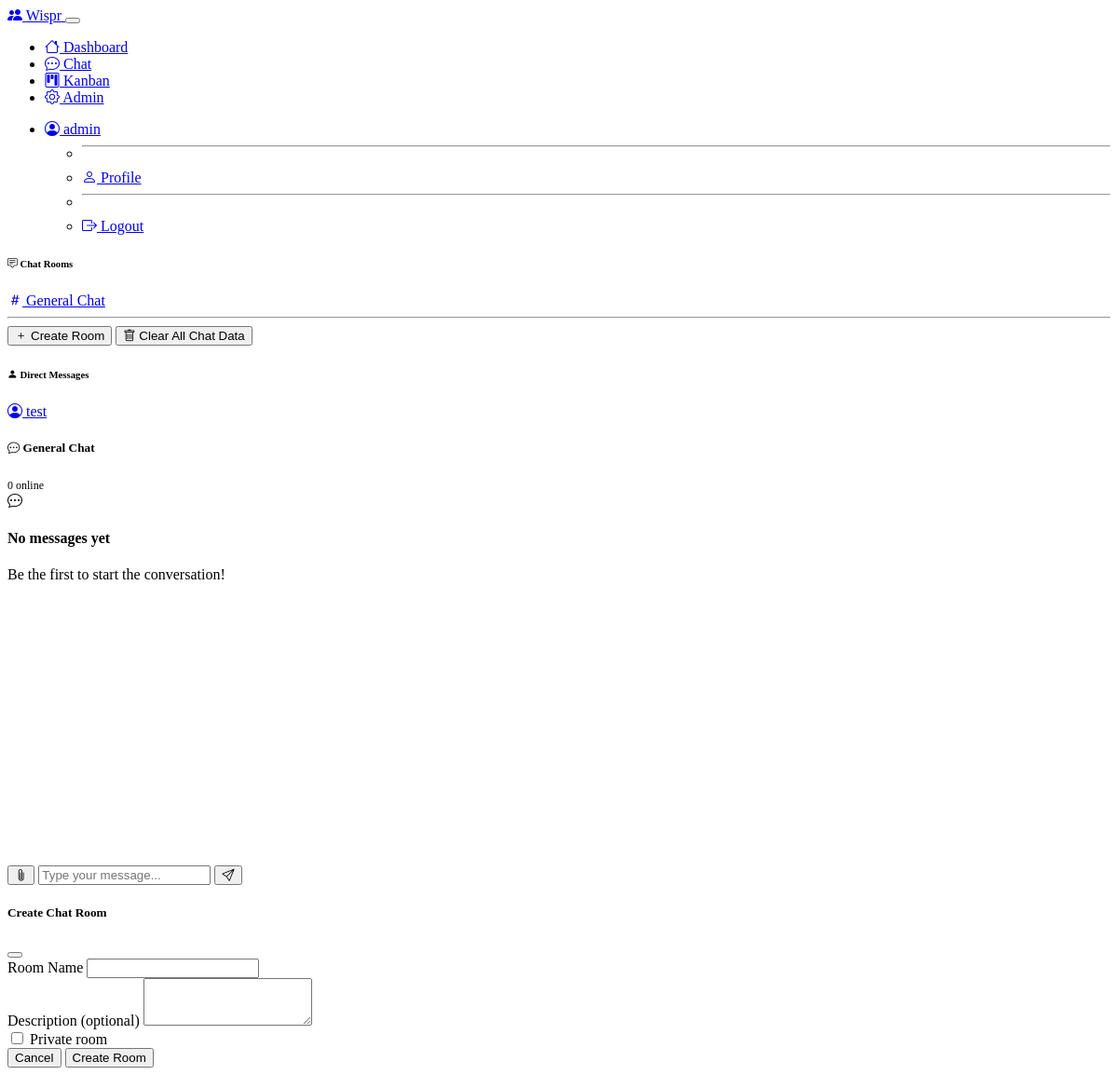
The page /chat (signed in) on the database its author committed.
### models.py (models this page shows, shortened)
class User(db.Model):
    id = db.Column(db.Integer, primary_key=True)
    username = db.Column(db.String(64), unique=True, nullable=False)
    email = db.Column(db.String(120), unique=True, nullable=False)
    password_hash = db.Column(db.String(256), nullable=False)
    is_admin = db.Column(db.Boolean, default=False)
    created_at = db.Column(db.DateTime, default=datetime.utcnow)
    profile_pic = db.Column(db.String(255), nullable=True)  # Filename of profile picture
    status = db.Column(db.String(16), default='online')  # online, away, dnd, offline
    messages = db.relationship('ChatMessage', foreign_keys='ChatMessage.user_id', backref='author', lazy='dynamic', overlaps="sent_messages")
    tasks = db.relationship('Task', foreign_keys='Task.user_id', backref='creator', lazy='dynamic')
    assigned_tasks = db.relationship('Task', foreign_keys='Task.assigned_to', lazy='dynamic')
    sent_messages = db.relationship('ChatMessage', foreign_keys='ChatMessage.user_id', lazy='dynamic', overlaps="messages,author")
    received_messages = db.relationship('ChatMessage', foreign_keys='ChatMessage.recipient_id', backref='recipient', lazy='dynamic')

class ChatRoom(db.Model):
    id = db.Column(db.Integer, primary_key=True)
    name = db.Column(db.String(100), unique=True, nullable=False)
    description = db.Column(db.Text)
    is_private = db.Column(db.Boolean, default=False)
    created_by = db.Column(db.Integer, db.ForeignKey('user.id'), nullable=False)
    created_at = db.Column(db.DateTime, default=datetime.utcnow)
    messages = db.relationship('ChatMessage', backref='room', lazy='dynamic')
    creator = db.relationship('User', backref='created_rooms')

### routes.py (the view, shortened to what this page needs)
@app.route('/chat', methods=['GET', 'POST'])
@login_required
def chat():
    general_room = ChatRoom.query.filter_by(name='General Chat').first()
    chat_rooms = ChatRoom.query.filter_by(is_private=False).order_by(
        ChatRoom.name == 'General Chat').all()
    users = User.query.filter(User.id != session['user_id']).all()
    return render_template('chat.html', chat_rooms=chat_rooms, users=users)

### app.py (called while the page is built)
@app.context_processor
def inject_csrf_token():
    from flask_wtf.csrf import generate_csrf
    return dict(csrf_token=generate_csrf)

### routes.py (called while the page is built)
def login_required(f):
    from functools import wraps
    @wraps(f)
    def decorated_function(*args, **kwargs):
        if 'user_id' not in session:
            return redirect(url_for('login'))
        return f(*args, **kwargs)
    return decorated_function

@app.context_processor
def inject_user():
    if 'user_id' in session:
        user = User.query.get(session['user_id'])
        return dict(current_user=user)
    return dict(current_user=None)

### templates/chat.html (shortened to what this page needs)
{% extends "base.html" %}
{% block content %}
<div class="row">
    <div class="col-md-3">
        <div class="card mb-4">
            <div class="card-header">
                <h6><i class="bi bi-chat-square-text"></i> Chat Rooms</h6>
            </div>
            <div class="card-body p-2">
                <div class="list-group list-group-flush">
                    {% for room in chat_rooms %}
                    <div class="list-group-item list-group-item-action d-flex justify-content-between align-items-center {% if room.name == 'General Chat' %}active{% endif %}" data-room="{{ room.id if room.name != 'General Chat' else 'general' }}">
                        <a href="#" class="flex-grow-1 text-decoration-none text-reset" onclick="switchRoom('{{ 'general' if room.name == 'General Chat' else room.id }}', '{{ room.name }}')">
                            <i class="bi bi-hash"></i> {{ room.name }}
                        </a>
                    </div>
                    {% endfor %}
                </div>
                {% if current_user.is_admin %}
                <hr>
                <button class="btn btn-outline-primary btn-sm w-100 mb-2" data-bs-toggle="modal" data-bs-target="#createRoomModal">
                    <i class="bi bi-plus"></i> Create Room
                </button>
                <button class="btn btn-outline-danger btn-sm w-100" onclick="clearAllChatData()">
                    <i class="bi bi-trash"></i> Clear All Chat Data
                </button>
                {% endif %}
            </div>
        </div>
        <div class="card">
            <div class="card-header">
                <h6><i class="bi bi-person-fill"></i> Direct Messages</h6>
            </div>
            <div class="card-body p-2">
                <div class="list-group list-group-flush">
                    {% for user in users %}
                    {% if user.id != current_user.id %}
                    <a href="#" class="list-group-item list-group-item-action" onclick="switchToDM('{{ user.id }}', '{{ user.username }}')">
                        <i class="bi bi-person-circle"></i> {{ user.username }}
                    </a>
                    {% endif %}
                    {% endfor %}
                </div>
            </div>
        </div>
    </div>
    <div class="col-md-9">
        <div class="card mb-3">
            <div class="card-header d-flex justify-content-between align-items-center">
                <h5 id="chat-title"><i class="bi bi-chat-dots"></i> General Chat</h5>
                <div>
                    <span id="online-users" class="badge bg-success ms-2">0 online</span>
                </div>
            </div>
        </div>
        <div class="card mb-3" style="height: 400px;">
            <div class="card-body p-3" id="messages-container" style="overflow-y: auto; height: 100%;">
                <div class="text-center text-muted py-5" id="no-messages">
                    <i class="bi bi-chat-dots fs-1"></i>
                    <h4>No messages yet</h4>
                    <p>Be the first to start the conversation!</p>
                </div>
            </div>
        </div>
        <div class="card">
            <div class="card-body">
                <form id="message-form" enctype="multipart/form-data">
                    <div class="input-group">
                        <button type="button" class="btn btn-outline-secondary" onclick="document.getElementById('file-input').click()">
                            <i class="bi bi-paperclip"></i>
                        </button>
                        <input type="text" id="message-input" class="form-control" placeholder="Type your message..." autocomplete="off">
                        <button type="submit" class="btn btn-primary">
                            <i class="bi bi-send"></i>
                        </button>
                    </div>
                </form>
            </div>
        </div>
    </div>
</div>
<div class="modal fade" id="createRoomModal" tabindex="-1">
    <div class="modal-dialog">
        <div class="modal-content">
            <div class="modal-header">
                <h5 class="modal-title">Create Chat Room</h5>
                <button type="button" class="btn-close" data-bs-dismiss="modal"></button>
            </div>
            <form id="create-room-form">
                <div class="modal-body">
                    <div class="mb-3">
                        <label for="room-name" class="form-label">Room Name</label>
                        <input type="text" class="form-control" id="room-name" required>
                    </div>
                    <div class="mb-3">
                        <label for="room-description" class="form-label">Description (optional)</label>
                        <textarea class="form-control" id="room-description" rows="3"></textarea>
                    </div>
                    <div class="form-check">
                        <input class="form-check-input" type="checkbox" id="room-private">
                        <label class="form-check-label" for="room-private">
                            Private room
                        </label>
                    </div>
                </div>
                <div class="modal-footer">
                    <button type="button" class="btn btn-secondary" data-bs-dismiss="modal">Cancel</button>
                    <button type="submit" class="btn btn-primary">Create Room</button>
                </div>
            </form>
        </div>
    </div>
</div>
{% endblock %}

### templates/base.html (shortened to what this page needs)
<!DOCTYPE html>
<html lang="en" data-bs-theme="dark">
<head>
    <link href="https://cdn.replit.com/agent/bootstrap-agent-dark-theme.min.css" rel="stylesheet">
    <link href="https://cdn.jsdelivr.net/npm/bootstrap-icons@1.11.3/font/bootstrap-icons.css" rel="stylesheet">
    <link href="{{ url_for('static', filename='style.css') }}" rel="stylesheet">
</head>
<body>
    {% if current_user %}
    <nav class="navbar navbar-expand-lg navbar-dark bg-dark">
        <div class="container">
            <a class="navbar-brand" href="{{ url_for('dashboard') }}">
                <i class="bi bi-people-fill"></i> Wispr
            </a>
            <button class="navbar-toggler" type="button" data-bs-toggle="collapse" data-bs-target="#navbarNav">
            </button>
            <div class="collapse navbar-collapse" id="navbarNav">
                <ul class="navbar-nav me-auto">
                    <li class="nav-item">
                        <a class="nav-link" href="{{ url_for('dashboard') }}">
                            <i class="bi bi-house"></i> Dashboard
                        </a>
                    </li>
                    <li class="nav-item">
                        <a class="nav-link" href="{{ url_for('chat') }}">
                            <i class="bi bi-chat-dots"></i> Chat
                        </a>
                    </li>
                    <li class="nav-item">
                        <a class="nav-link" href="{{ url_for('kanban') }}">
                            <i class="bi bi-kanban"></i> Kanban
                        </a>
                    </li>
                    {% if current_user.is_admin %}
                    <li class="nav-item">
                        <a class="nav-link" href="{{ url_for('admin') }}">
                            <i class="bi bi-gear"></i> Admin
                        </a>
                    </li>
                    {% endif %}
                </ul>
                <ul class="navbar-nav">
                    <li class="nav-item dropdown">
                        <a class="nav-link dropdown-toggle" href="#" role="button" data-bs-toggle="dropdown">
                            <i class="bi bi-person-circle"></i> {{ current_user.username }}
                        </a>
                        <ul class="dropdown-menu">
                            <li><hr class="dropdown-divider"></li>
                            <li><a class="dropdown-item" href="{{ url_for('profile') }}">
                                <i class="bi bi-person"></i> Profile
                            </a></li>
                            <li><hr class="dropdown-divider"></li>
                            <li><a class="dropdown-item" href="{{ url_for('logout') }}">
                                <i class="bi bi-box-arrow-right"></i> Logout
                            </a></li>
                        </ul>
                    </li>
                </ul>
            </div>
        </div>
    </nav>
    {% endif %}
    <main class="{% if current_user %}container my-4{% endif %}">
        {% block content %}{% endblock %}
    </main>
</body>
</html>

### static/style.css (style rules this page uses)
#messages-container { max-height: 500px; overflow-y: auto; }
.card { transition: transform 0.2s ease-in-out; }
.badge { font-size: 0.75em; }

### rows shown on the page
User: username "admin"
ChatRoom: name "General Chat"
User: username "test"
